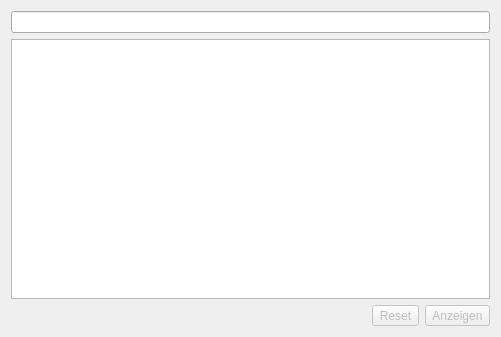
<?xml version="1.0" encoding="UTF-8"?>
<ui version="4.0">
 <class>PostNAS_SearchDialogBase</class>
 <widget class="QDialog" name="PostNAS_SearchDialogBase">
  <property name="geometry">
   <rect>
    <x>0</x>
    <y>0</y>
    <width>501</width>
    <height>337</height>
   </rect>
  </property>
  <property name="windowTitle">
   <string>KU_Search</string>
  </property>
  <layout class="QGridLayout" name="gridLayout">
   <item row="1" column="0" colspan="3">
    <widget class="QTreeWidget" name="treeWidget">
     <property name="selectionMode">
      <enum>QAbstractItemView::ExtendedSelection</enum>
     </property>
     <property name="headerHidden">
      <bool>true</bool>
     </property>
     <column>
      <property name="text">
       <string notr="true">1</string>
      </property>
     </column>
    </widget>
   </item>
   <item row="0" column="0" colspan="3">
    <widget class="QLineEdit" name="lineEdit"/>
   </item>
   <item row="2" column="2">
    <widget class="QToolButton" name="showButton">
     <property name="enabled">
      <bool>false</bool>
     </property>
     <property name="toolTip">
      <string>Auswahl anzeigen</string>
     </property>
     <property name="text">
      <string>Anzeigen</string>
     </property>
     <property name="icon">
      <iconset resource="resources.qrc">
       <normaloff>:/plugins/PostNAS_Search/search_16x16.png</normaloff>:/plugins/PostNAS_Search/search_16x16.png</iconset>
     </property>
    </widget>
   </item>
   <item row="2" column="1">
    <widget class="QToolButton" name="resetButton">
     <property name="enabled">
      <bool>false</bool>
     </property>
     <property name="toolTip">
      <string>Ergebnis löschen</string>
     </property>
     <property name="text">
      <string>Reset</string>
     </property>
     <property name="icon">
      <iconset resource="resources.qrc">
       <normaloff>:/plugins/PostNAS_Search/marker-delete.png</normaloff>:/plugins/PostNAS_Search/marker-delete.png</iconset>
     </property>
    </widget>
   </item>
  </layout>
 </widget>
 <resources>
  <include location="resources.qrc"/>
 </resources>
 <connections/>
</ui>
